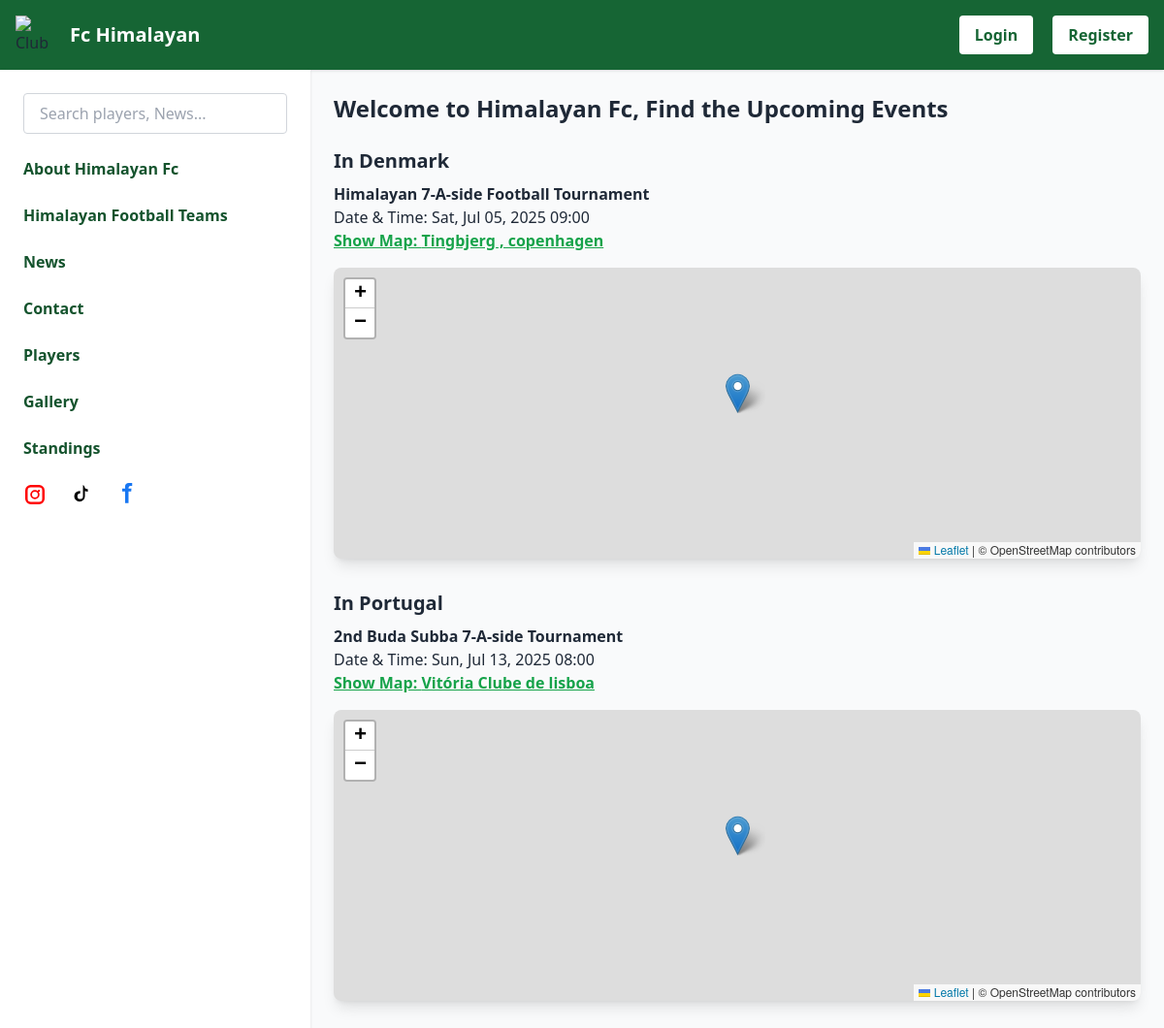
The page / on the database its author committed.
### myapp/models.py (models this page shows, shortened)
class CountryEvent(models.Model):
    uuid = models.UUIDField(primary_key=True, default=uuid.uuid4, editable=False)  # primary key
    COUNTRY_CHOICES = [
        ('Denmark', 'Denmark'),
        ('Portugal', 'Portugal'),
    ]
    country = models.CharField(max_length=100, choices=COUNTRY_CHOICES)
    event_name = models.CharField(max_length=200)
    date = models.DateTimeField()
    address = models.CharField(max_length=300)  # Physical address for the map

### myapp/views.py (the view)
# urls.py: path('', views.index, name='index'),  # <-- Root URL points to the index view
def index(request):
    denmark = CountryEvent.objects.filter(country='Denmark').first()
    portugal = CountryEvent.objects.filter(country='Portugal').first()
    country_events = CountryEvent.objects.all().order_by('date')
    countries = Country.objects.prefetch_related('gallery_images').filter(name__in=['Denmark', 'Portugal'])
    return render(request, 'index.html', {
        'denmark': denmark,
        'portugal': portugal,
        'country_events': country_events,
        'STRIPE_PUBLISHABLE_KEY': settings.STRIPE_PUBLISHABLE_KEY,
        'countries':countries,
    })

### templates/index.html (shortened to what this page needs)
{% load static %}
<!DOCTYPE html>
<html lang="en">
<head>
  <link rel="stylesheet" href="{% static 'css/index.css' %}" />
  <script src="https://cdn.tailwindcss.com"></script>
  <link rel="stylesheet" href="https://unpkg.com/leaflet@1.9.4/dist/leaflet.css" />
</head>
<body class="min-h-screen bg-gray-50 font-sans">
  <header class="flex items-center justify-between p-4 bg-green-800 shadow">
    <div class="flex items-center space-x-4">
        <img src="{% static 'images/logo.png' %}" alt="Club Logo" class="h-10 w-10" />
        <a href="/">
            <span class="text-xl font-bold text-white">Fc Himalayan</span>
        </a>
    </div>
    <div class="space-x-4">
      <a href="{% url 'login' %}">
        <button class="bg-white text-green-800 font-semibold px-4 py-2 rounded hover:bg-green-100">Login</button>
      </a>
      <a href="{% url 'player_registration' %}">
        <button class="bg-white text-green-800 font-semibold px-4 py-2 rounded hover:bg-green-100">Register</button>
      </a>
    </div>
  </header>
  <div class="flex">
    <aside class="w-80 min-h-screen bg-white shadow p-6 space-y-6">
        <form action="{% url 'search_results' %}" method="get">
            <input type="text" name="q" placeholder="Search players, News..." class="w-full px-4 py-2 border border-gray-300 rounded text-black" required />
          </form>
      <div>
        <button class="text-left w-full font-semibold text-green-900" onclick="toggleDropdown('club-history')">About Himalayan Fc</button>
      </div>
      <div>
        <button class="text-left w-full font-semibold text-green-900" onclick="toggleDropdown('football')">Himalayan Football Teams</button>
      </div>
      <a href="{% url 'news_list' %}" class="block font-semibold text-green-900 hover:text-green-700">News</a>
      <a href="{% url 'contact' %}" class="block font-semibold text-green-900 hover:text-green-700">Contact</a>
      <a href="{% url 'player_list' %}" class="block font-semibold text-green-900 hover:text-green-700">Players</a>
      <div>
        <button class="text-left w-full font-semibold text-green-900" onclick="toggleDropdown('gallery-submenu')">
          Gallery
        </button>
      </div>
      <a href="{% url 'standings' %}" class="block font-semibold text-green-900 hover:text-green-700">Standings</a>
      <div class="mt-6 flex space-x-6">
        <a href="https://www.instagram.com/himalayan.fc/" target="_blank" aria-label="Instagram">
        </a>
        <a href="https://www.tiktok.com/@himalayan.fc9" target="_blank" aria-label="TikTok">
          <svg class="w-6 h-6" fill="black" viewBox="0 0 24 24">
            <path d="M12.68 2c1.2 0 2.3.9 2.48 2.1c.2 1.23 1.12 2.13 2.35 2.24c.37.03.72.05 1.05.06v2.6a7.06 7.06 0 0 1-3.02-.73v5.42a5.51 5.51 0 1 1-5.52-5.5c.22 0 .43.01.64.03v2.64a2.87 2.87 0 1 0 2.88 2.88V2h-.86z"/>
          </svg>
        </a>
        <a href="https://www.facebook.com/profile.php?id=100011428112948" target="_blank" aria-label="Facebook">
          <svg class="w-6 h-6" fill="#1877F2" viewBox="0 0 24 24">
            <path d="M13.5 3h2.75V0h-3.5C10.46 0 9 1.46 9 3.25v2.5H6v3h3v12h3.5V8.75h2.75l.25-3H12.5v-1c0-.41.34-.75.75-.75z"/>
          </svg>
        </a>
      </div>
    </aside>
    <main class="flex-1 p-6">
      <h1 class="text-2xl font-bold mb-6">Welcome to Himalayan Fc, Find the Upcoming Events</h1>
      <section class="mb-8">
        <h2 class="text-xl font-semibold mb-2">In Denmark</h2>
        {% if denmark %}
          <p><strong>{{ denmark.event_name }}</strong></p>
          <p>Date & Time: {{ denmark.date|date:"D, M d, Y H:i" }}</p>
          <a href="#" class="event-address" data-address="{{ denmark.address }}" data-map="map-denmark">Show Map: {{ denmark.address }}</a>
          <div id="map-denmark"></div>
        {% else %}
          <p>No Denmark events yet.</p>
        {% endif %}
      </section>
      <section class="mb-8">
        <h2 class="text-xl font-semibold mb-2">In Portugal</h2>
        {% if portugal %}
          <p><strong>{{ portugal.event_name }}</strong></p>
          <p>Date & Time: {{ portugal.date|date:"D, M d, Y H:i" }}</p>
          <a href="#" class="event-address" data-address="{{ portugal.address }}" data-map="map-portugal">Show Map: {{ portugal.address }}</a>
          <div id="map-portugal"></div>
        {% else %}
          <p>No Portugal events yet.</p>
        {% endif %}
      </section>
    </main>
  </div>
</body>
</html>

### static/css/index.css (style rules this page uses)
body { font-family: 'Segoe UI', Tahoma, Geneva, Verdana, sans-serif; background-color: #f9fafb; margin: 0; padding: 0; color: #1f2937; }
.event-address { font-weight: 600; cursor: pointer; color: #16a34a; text-decoration: underline; transition: color 0.3s ease; }

### templates/index.html (style rules this page uses)
#map-denmark, #map-portugal { width: 100%; height: 300px; border-radius: 0.5rem; box-shadow: 0 10px 15px -3px rgba(0,0,0,0.1), 0 4px 6px -4px rgba(0,0,0,0.1); transition: box-shadow 0.3s ease; margin-top: 1rem; }
.event-address { font-weight: 600; color: #16a34a; text-decoration: underline; transition: color 0.3s ease; }

### rows shown on the page
CountryEvent: event_name "Himalayan 7-A-side Football Tournament", date "Sat, Jul 05, 2025 09:00", address "Tingbjerg , copenhagen"
CountryEvent: event_name "2nd Buda Subba 7-A-side Tournament", date "Sun, Jul 13, 2025 08:00", address "Vitória Clube de lisboa"
